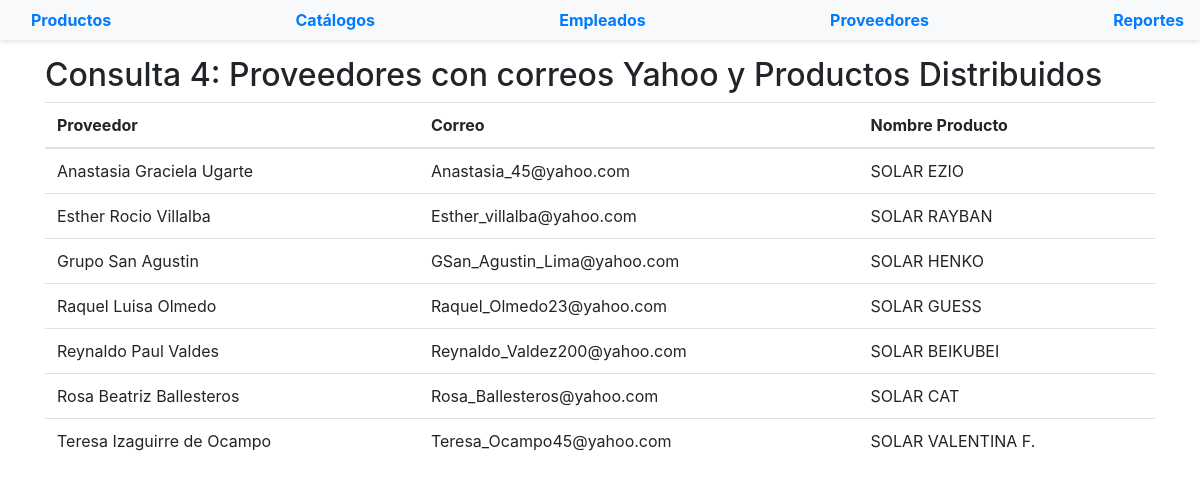
The page /reportes/consulta4.php on the database its author committed.
### tables this page shows
CREATE TABLE Proveedor (
    codigo_proveedor CHAR(10) NOT NULL,
    nombre_proveedor VARCHAR(45) NOT NULL,
    PRIMARY KEY (codigo_proveedor)
);

CREATE TABLE Proveedor_Correos (
    codigo_proveedor CHAR(10) NOT NULL,
    correo VARCHAR(60) NOT NULL,
    PRIMARY KEY (codigo_proveedor, correo),
    CONSTRAINT fk_codigo_proveedor_correos FOREIGN KEY (codigo_proveedor) REFERENCES Proveedor (codigo_proveedor)
);

CREATE TABLE Producto (
    codigo_producto CHAR(5) NOT NULL,
    nombre VARCHAR(25) NOT NULL,
    marca VARCHAR(25) NOT NULL,
    descripcion VARCHAR(45) NULL,
    precio DECIMAL(10,2) NOT NULL,
    tipo_de_producto VARCHAR(45) NOT NULL,
    codigo_catalogo CHAR(3) NOT NULL,
    PRIMARY KEY (codigo_producto),
    INDEX codigo_catalogo_idx (codigo_catalogo),
    CONSTRAINT fk_codigo_catalogo FOREIGN KEY (codigo_catalogo) REFERENCES Catalogo (codigo_catalogo)
);

### funciones.php (called while the page is built, shortened)
<?php
function escapar($html) {
  return htmlspecialchars($html, ENT_QUOTES | ENT_SUBSTITUTE, "UTF-8");
}

### reportes/consulta4.php (the view)
<?php
include '../funciones.php';
$config = include '../config.php';
try {
    $dsn = 'mysql:host=' . $config['db']['host'] . ';dbname=' . $config['db']['name'];
    $conexion = new PDO($dsn, $config['db']['user'], $config['db']['pass'], $config['db']['options']);
} catch (PDOException $e) {
    die('Error de conexión: ' . $e->getMessage());
}
$query4 = "SELECT proveedor.nombre_proveedor, proveedor_correos.correo, producto.nombre as Nombre_Producto
           FROM proveedor
           INNER JOIN proveedor_correos
           ON proveedor.codigo_proveedor = proveedor_correos.codigo_proveedor
           INNER JOIN distribuir_productos
           ON distribuir_productos.codigo_proveedor = proveedor_correos.codigo_proveedor
           INNER JOIN producto
           ON producto.codigo_producto = distribuir_productos.codigo_producto
           WHERE proveedor_correos.correo LIKE '%yahoo%'
           ORDER BY proveedor.nombre_proveedor";
$sentencia4 = $conexion->prepare($query4);
$sentencia4->execute();
$resultado4 = $sentencia4->fetchAll(PDO::FETCH_ASSOC);
?>
<?php include '../templates/header.php'; ?>
<div class="container mt-3">
    <h2>Consulta 4: Proveedores con correos Yahoo y Productos Distribuidos</h2>
    <table class="table">
        <thead>
            <tr>
                <th>Proveedor</th>
                <th>Correo</th>
                <th>Nombre Producto</th>
            </tr>
        </thead>
        <tbody>
            <?php foreach ($resultado4 as $fila) { ?>
                <tr>
                    <td><?= escapar($fila['nombre_proveedor']) ?></td>
                    <td><?= escapar($fila['correo']) ?></td>
                    <td><?= escapar($fila['Nombre_Producto']) ?></td>
                </tr>
            <?php } ?>
        </tbody>
    </table>
</div>
<?php include '../templates/footer.php'; ?>

### rows shown on the page
proveedor: nombre_proveedor "Anastasia Graciela Ugarte", proveedor_correos.correo "Anastasia_45@yahoo.com", producto.nombre "SOLAR EZIO"
proveedor: nombre_proveedor "Esther Rocio Villalba", proveedor_correos.correo "Esther_villalba@yahoo.com", producto.nombre "SOLAR RAYBAN"
proveedor: nombre_proveedor "Grupo San Agustin", proveedor_correos.correo "GSan_Agustin_Lima@yahoo.com", producto.nombre "SOLAR HENKO"
proveedor: nombre_proveedor "Raquel Luisa Olmedo", proveedor_correos.correo "Raquel_Olmedo23@yahoo.com", producto.nombre "SOLAR GUESS"
proveedor: nombre_proveedor "Reynaldo Paul Valdes", proveedor_correos.correo "Reynaldo_Valdez200@yahoo.com", producto.nombre "SOLAR BEIKUBEI"
proveedor: nombre_proveedor "Rosa Beatriz Ballesteros", proveedor_correos.correo "Rosa_Ballesteros@yahoo.com", producto.nombre "SOLAR CAT"
proveedor: nombre_proveedor "Teresa Izaguirre de Ocampo", proveedor_correos.correo "Teresa_Ocampo45@yahoo.com", producto.nombre "SOLAR VALENTINA F."
